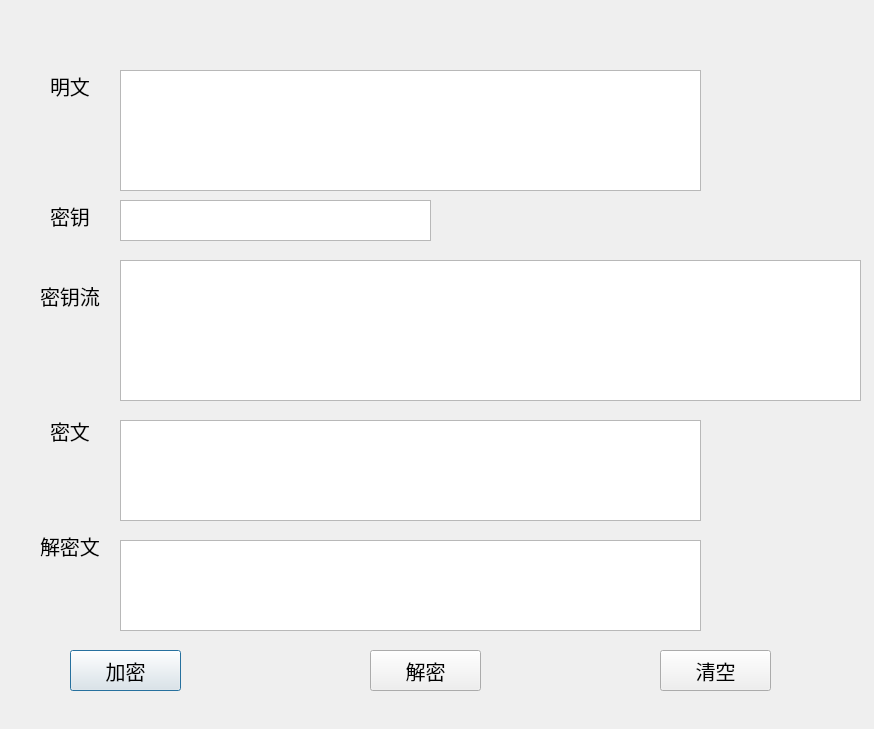
<?xml version="1.0" encoding="UTF-8"?>
<ui version="4.0">
 <class>Dialog</class>
 <widget class="QDialog" name="Dialog">
  <property name="geometry">
   <rect>
    <x>0</x>
    <y>0</y>
    <width>874</width>
    <height>729</height>
   </rect>
  </property>
  <property name="font">
   <font>
    <pointsize>15</pointsize>
   </font>
  </property>
  <property name="windowTitle">
   <string>RC4</string>
  </property>
  <widget class="QPushButton" name="pushButton">
   <property name="geometry">
    <rect>
     <x>70</x>
     <y>650</y>
     <width>111</width>
     <height>41</height>
    </rect>
   </property>
   <property name="text">
    <string>加密</string>
   </property>
  </widget>
  <widget class="QPushButton" name="pushButton_2">
   <property name="geometry">
    <rect>
     <x>370</x>
     <y>650</y>
     <width>111</width>
     <height>41</height>
    </rect>
   </property>
   <property name="text">
    <string>解密</string>
   </property>
  </widget>
  <widget class="QPushButton" name="pushButton_3">
   <property name="geometry">
    <rect>
     <x>660</x>
     <y>650</y>
     <width>111</width>
     <height>41</height>
    </rect>
   </property>
   <property name="text">
    <string>清空</string>
   </property>
  </widget>
  <widget class="QLabel" name="label">
   <property name="geometry">
    <rect>
     <x>50</x>
     <y>50</y>
     <width>91</width>
     <height>71</height>
    </rect>
   </property>
   <property name="text">
    <string>明文</string>
   </property>
  </widget>
  <widget class="QLabel" name="label_2">
   <property name="geometry">
    <rect>
     <x>50</x>
     <y>410</y>
     <width>101</width>
     <height>41</height>
    </rect>
   </property>
   <property name="text">
    <string>密文</string>
   </property>
  </widget>
  <widget class="QLabel" name="label_3">
   <property name="geometry">
    <rect>
     <x>40</x>
     <y>280</y>
     <width>91</width>
     <height>31</height>
    </rect>
   </property>
   <property name="text">
    <string>密钥流</string>
   </property>
  </widget>
  <widget class="QLabel" name="label_4">
   <property name="geometry">
    <rect>
     <x>50</x>
     <y>190</y>
     <width>111</width>
     <height>51</height>
    </rect>
   </property>
   <property name="text">
    <string>密钥</string>
   </property>
  </widget>
  <widget class="QLabel" name="label_5">
   <property name="geometry">
    <rect>
     <x>40</x>
     <y>530</y>
     <width>101</width>
     <height>31</height>
    </rect>
   </property>
   <property name="baseSize">
    <size>
     <width>10</width>
     <height>0</height>
    </size>
   </property>
   <property name="text">
    <string>解密文</string>
   </property>
  </widget>
  <widget class="QTextEdit" name="textEdit">
   <property name="geometry">
    <rect>
     <x>120</x>
     <y>70</y>
     <width>581</width>
     <height>121</height>
    </rect>
   </property>
  </widget>
  <widget class="QTextEdit" name="textEdit_2">
   <property name="geometry">
    <rect>
     <x>120</x>
     <y>200</y>
     <width>311</width>
     <height>41</height>
    </rect>
   </property>
  </widget>
  <widget class="QTextEdit" name="textEdit_3">
   <property name="geometry">
    <rect>
     <x>120</x>
     <y>260</y>
     <width>741</width>
     <height>141</height>
    </rect>
   </property>
  </widget>
  <widget class="QTextEdit" name="textEdit_4">
   <property name="geometry">
    <rect>
     <x>120</x>
     <y>420</y>
     <width>581</width>
     <height>101</height>
    </rect>
   </property>
  </widget>
  <widget class="QTextEdit" name="textEdit_5">
   <property name="geometry">
    <rect>
     <x>120</x>
     <y>540</y>
     <width>581</width>
     <height>91</height>
    </rect>
   </property>
  </widget>
 </widget>
 <resources/>
 <connections/>
</ui>
